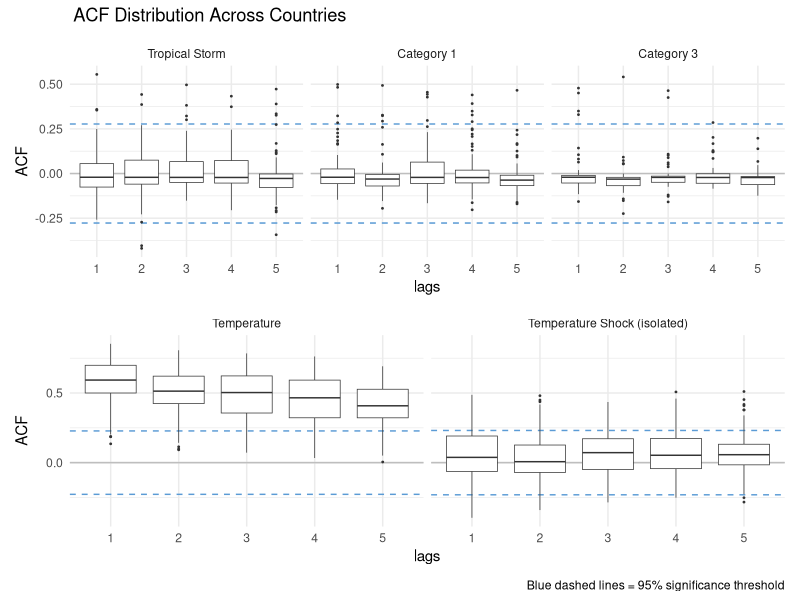

R code for this plot:
# =============================================================================
# SI figure: ACF_plots.png  (fig:ACF) — "ACF Distribution Across Countries"
#
# Per-lag boxplots of per-country autocorrelation (ACF), lags 1-5.
#
#   Top row    — TC exposure (% land area), from tc_maxws_v2.csv:
#                  ts_v2 ("Tropical Storm", >=18 m/s), cat1_v2 ("Category 1"),
#                  cat3_v2 ("Category 3")
#   Bottom row — annual temperature, from era5_v4_Tshocks.csv:
#                  temp ("Temperature", country-mean annual temp, not isolated)
#                  and Tshock_NATH ("Temperature Shock (isolated)", Nath et al.)
#
# Blue dashed lines = mean 95% significance threshold (1.96/sqrt(T_i)) per panel.
# Countries shown = all ISOs in those two files (not the LP estimation panel).
# =============================================================================
suppressPackageStartupMessages({
  library(dplyr); library(tidyr); library(ggplot2); library(patchwork); library(here)
})
setwd(here::here())

tc   <- read.csv("1_input/climate_exposures/tc_maxws_v2.csv")
era5 <- read.csv("1_input/climate_exposures/era5_v4_Tshocks.csv")

MAX_LAG <- 5
MIN_OBS <- 15   # require >= 15 yearly obs per country

# --- per-ISO ACF, returned long: one row per (ISO, lag) -----------------------
compute_acf <- function(data, var_name, max_lag, label) {
  data %>%
    arrange(ISO, year) %>%
    group_by(ISO) %>%
    filter(sum(!is.na(.data[[var_name]])) >= MIN_OBS) %>%
    summarise(
      n        = sum(!is.na(.data[[var_name]])),
      acf_vals = list(acf(.data[[var_name]], lag.max = max_lag,
                          plot = FALSE, na.action = na.pass)$acf[-1]),  # drop lag 0
      .groups  = "drop"
    ) %>%
    unnest_wider(acf_vals, names_sep = "_") %>%
    pivot_longer(cols = starts_with("acf_vals"), names_to = "lag", values_to = "acf") %>%
    mutate(
      lag       = as.numeric(gsub("acf_vals_", "", lag)),
      threshold = 1.96 / sqrt(n),
      variable  = label
    )
}

acf_boxplot_panel <- function(acf_all, ncol = 3) {
  avg_threshold <- acf_all %>%
    group_by(variable) %>%
    summarise(threshold = mean(threshold, na.rm = TRUE), .groups = "drop")
  ggplot(acf_all, aes(x = factor(lag), y = acf)) +
    geom_hline(yintercept = 0, color = "gray") +
    geom_hline(data = avg_threshold, aes(yintercept =  threshold),
               color = "#5B9BD5", linetype = "dashed") +
    geom_hline(data = avg_threshold, aes(yintercept = -threshold),
               color = "#5B9BD5", linetype = "dashed") +
    geom_boxplot(outlier.size = 0.3, linewidth = 0.25) +
    facet_wrap(~variable, ncol = ncol) +
    labs(x = "lags", y = "ACF") +
    theme_minimal()
}

# --- top row: TC exposure (3 facets) -----------------------------------------
acf_tc <- bind_rows(
  compute_acf(tc, "ts_v2",   MAX_LAG, "Tropical Storm"),
  compute_acf(tc, "cat1_v2", MAX_LAG, "Category 1"),
  compute_acf(tc, "cat3_v2", MAX_LAG, "Category 3")
) %>% mutate(variable = factor(variable,
            levels = c("Tropical Storm", "Category 1", "Category 3")))

# --- bottom row: temperature (2 facets) --------------------------------------
acf_temp <- bind_rows(
  compute_acf(era5, "temp",        MAX_LAG, "Temperature"),
  compute_acf(era5, "Tshock_NATH", MAX_LAG, "Temperature Shock (isolated)")
) %>% mutate(variable = factor(variable,
            levels = c("Temperature", "Temperature Shock (isolated)")))

p_tc   <- acf_boxplot_panel(acf_tc,   ncol = 3)
p_temp <- acf_boxplot_panel(acf_temp, ncol = 2)

fig <- (p_tc / p_temp) +
  patchwork::plot_annotation(
    title   = "ACF Distribution Across Countries",
    caption = "Blue dashed lines = 95% significance threshold",
    # Title indented to the panel area, caption right-aligned
    theme   = ggplot2::theme(
      plot.title   = ggplot2::element_text(margin = ggplot2::margin(l = 42, b = 6)),
      plot.caption = ggplot2::element_text(hjust = 1))
  )

dir.create("4_figures/supplementary", recursive = TRUE, showWarnings = FALSE)
ggsave("4_figures/supplementary/ACF_plots.png", fig, width = 14, height = 8, dpi = 300, bg = "white")
cat("Saved 4_figures/supplementary/ACF_plots.png\n")
